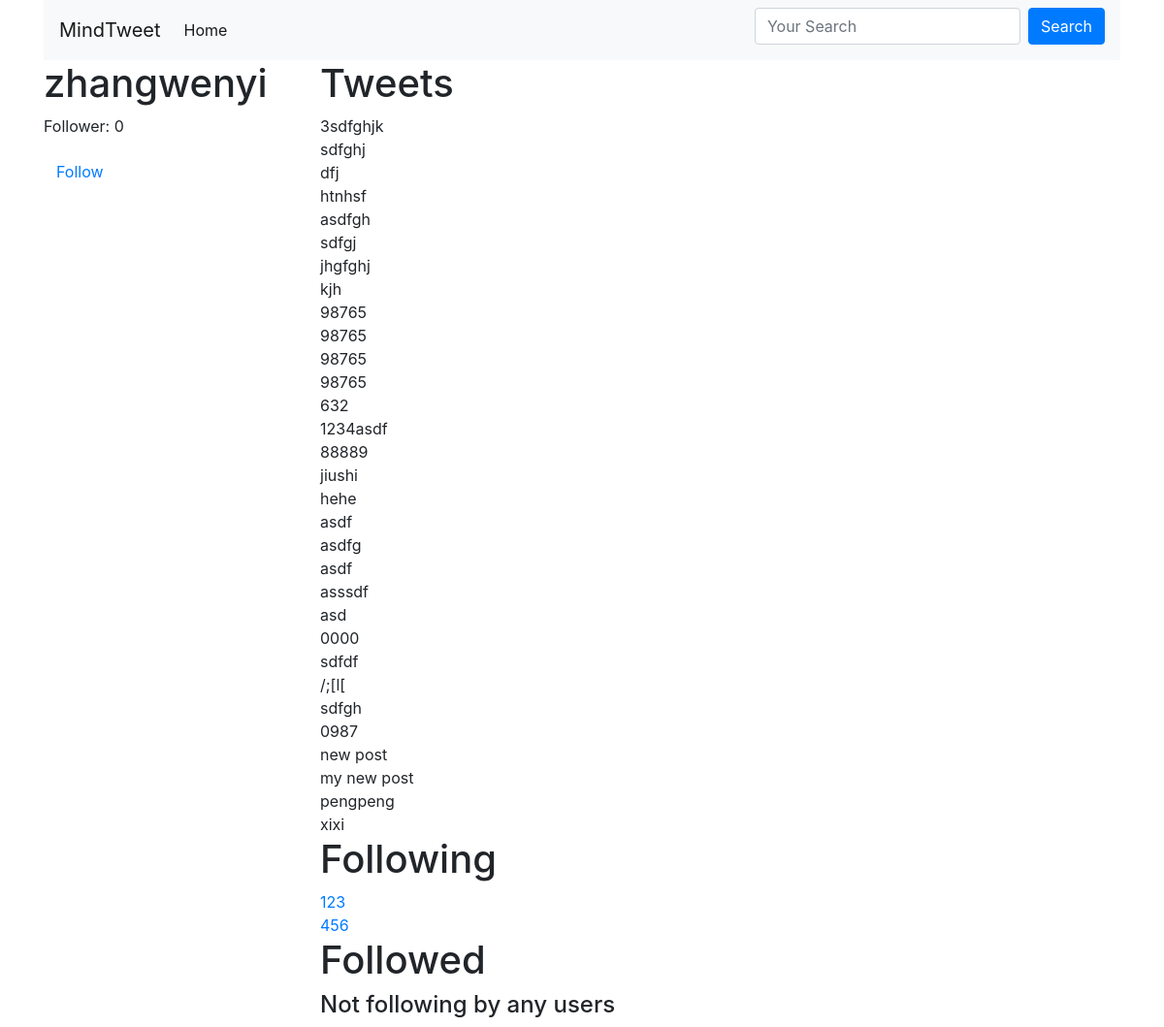
The app's page /zhangwenyi/ (signed in), older data.
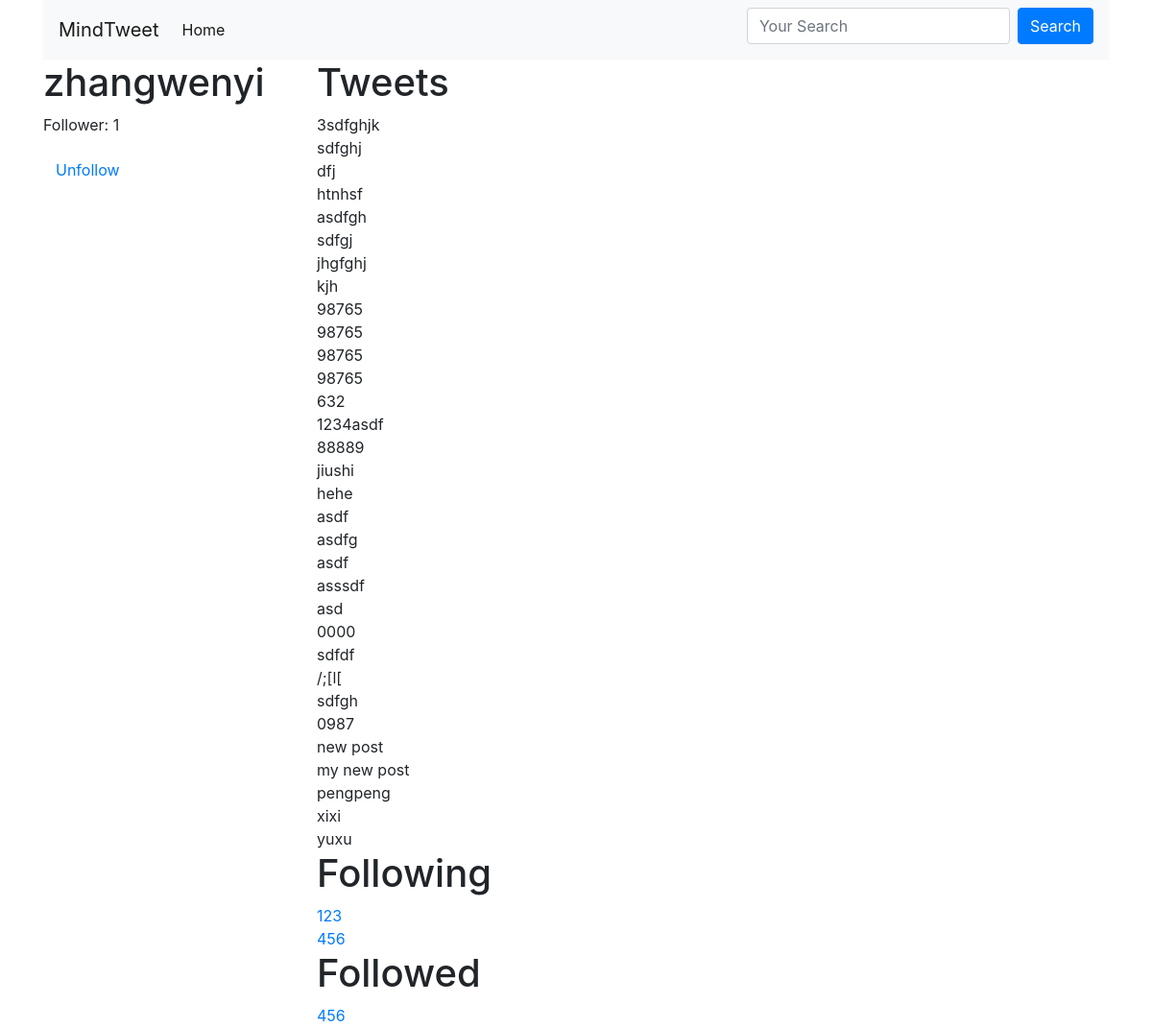
The same page, newer data.
### tweets/models.py (models this page shows, shortened)
class Tweet(models.Model):
	user     = models.ForeignKey(settings.AUTH_USER_MODEL, on_delete=models.CASCADE,)
	content  = models.CharField(max_length = 140, validators = [validate_content])
	updated  = models.DateTimeField(auto_now = True)
	publish  = models.DateTimeField(auto_now_add = True)
	def __str__(self):
		return str(self.content)

### accounts/models.py (models this page shows, shortened)
class UserProfile(models.Model):
	user      = models.OneToOneField(settings.AUTH_USER_MODEL, related_name='profile', on_delete=models.CASCADE)
	following = models.ManyToManyField(settings.AUTH_USER_MODEL, blank=True, related_name='followed')
	objects = UserProfileManager()
	def get_following(self):
		users = self.following.all()
		return users.exclude(username=self.user.username)

### accounts/views.py (the view)
# urls.py: url(r'^(?P<username>[\w.@+-]+)/$', UserDetailView.as_view(), name='detail'), # /tweet/1/
class UserDetailView(DetailView):
	queryset = User.objects.all()
	template_name = 'accounts/user_detail.html'
	def get_object(self):
		return get_object_or_404(User, username__iexact=self.kwargs.get("username"))
	def get_context_data(self, *args, **kwargs):
		context = super(UserDetailView, self).get_context_data(*args, **kwargs)
		following = UserProfile.objects.is_following(self.request.user, self.get_object())
		context['following'] = following
		return context

### accounts/models.py (called while the page is built)
	def all(self):
		qs = self.get_queryset().all()
		try:
			if self.instance:
				qs = qs.exclude(user=self.instance)
		except:
			pass
		return qs

	def is_following(self, user,followed_by_user):
		user_profile, created = UserProfile.objects.get_or_create(user = user)
		if created:
			return False
		if followed_by_user in user_profile.following.all():
			return True
		return False

### accounts/templates/accounts/user_detail.html
{% extends "base.html" %}
{% block content %}
<div class='row'>
    <div class='col-sm-3 col-xs-12'>
        <h1>{{ object.username }} </h1>
        <p>Follower: {{object.followed.all.count}}</p>
        <p><a class="btn btn-link" href="{% url 'profile:follow' username=object.username %}">
                {% if object in request.user.profile.following.all %}
                 Unfollow
                {% else %}
                 Follow
                {% endif %}
            </a>
        </p>
    </div>
    <div class='col-sm-9 col-xs-12'>
         <h1>Tweets</h1>
         {% for tweet in object.tweet_set.all %}
         {{ tweet }}<br/>
         {% endfor %}
         <h1>Following</h1>
         {% for user in object.profile.get_following.all %}
         <a href="/{{ user.username }}">{{ user.username }}</a></br>
         {% empty %}
         <h4>Not following by any users</h4>
		 {% endfor %}
		 <h1>Followed</h1>
         {% for profile in object.followed.all %}
         <a href="/{{ profile.user.username }}">{{ profile.user.username }}</a></br>
         {% empty %}
         <h4>Not following by any users</h4>
		 {% endfor %}
    </div>
</div>
{% endblock content %}

### templates/base.html (shortened to what this page needs)
{% load static %}
<html lang="en">
  <head>
    <link rel="stylesheet" href="{% static 'css/bootstrap.min.css' %}">
  </head>
  <body>
    <div class="container">
      {% include "navbar.html" %}
      {% block content %}
      {% endblock content%}
    </div>
  </body>
</html>

### templates/navbar.html (shortened to what this page needs)
<nav class="navbar navbar-expand-lg navbar-light bg-light">
  <a class="navbar-brand" href="{% url 'home' %}">MindTweet</a>
  <div class="collapse navbar-collapse" id="navbarSupportedContent">
    <ul class="navbar-nav mr-auto">
      <li class="nav-item active">
        <a class="nav-link" href="#">Home <span class="sr-only">(current)</span></a>
      </li>
    </ul>
    {% include 'tweets/search_form.html' %}
  </div>
</nav>

### tweets/templates/tweets/search_form.html
<form id="search-from-id" class="form-inline my-2 my-lg-0" action="{% url 'tweet:list' %}" method="GET">
      <input class="form-control mb-2 mr-sm-2" type="text" name="q" placeholder="Your Search" value="{{ request.GET.q }}" />
      <input class="btn btn-primary mb-2" type="submit" value="Search" />
</form>

Row changes from the older to the newer data that the page shows:
added Tweet: content "yuxu"
added UserProfile: user.username "456"
Text that changed along with them:
{{ object.followed.all.count }}: "0" → "1"
text no longer shown: "Follow Not following by any users"
text now shown: "Unfollow"
